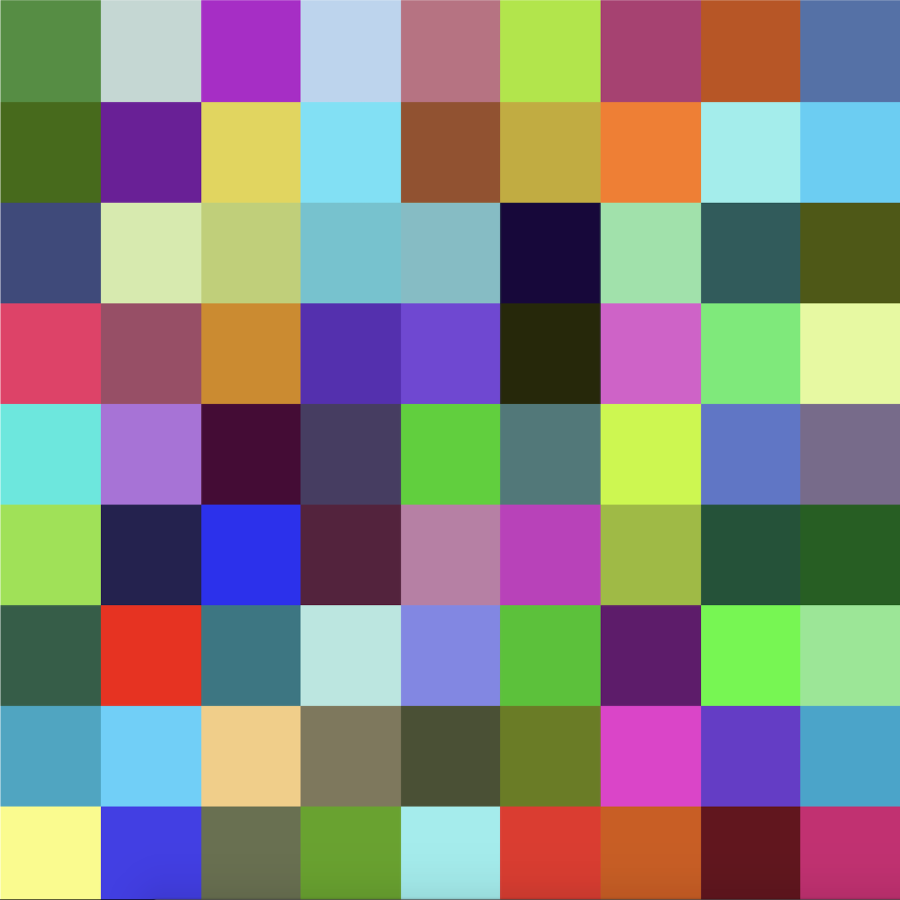
#> input picture arithmetic_logical_ops/images/checkerboard_color.png, 1800 x 1800 px, found by its file name (shown at 1/2 size)
$ python edge_detection.py   (older library calls are emulated)
#> lines starting #> are read from the running program, lines starting #| are printed output that depends on the picture; after the words box and inside, x2 and y2 are one past the last pixel; in counts of white or black regions, pixels touching at a corner belong together
import cv2
import numpy as np
import matplotlib.pyplot as plt

checker = cv2.imread('images/checkerboard_color.png', cv2.IMREAD_GRAYSCALE)
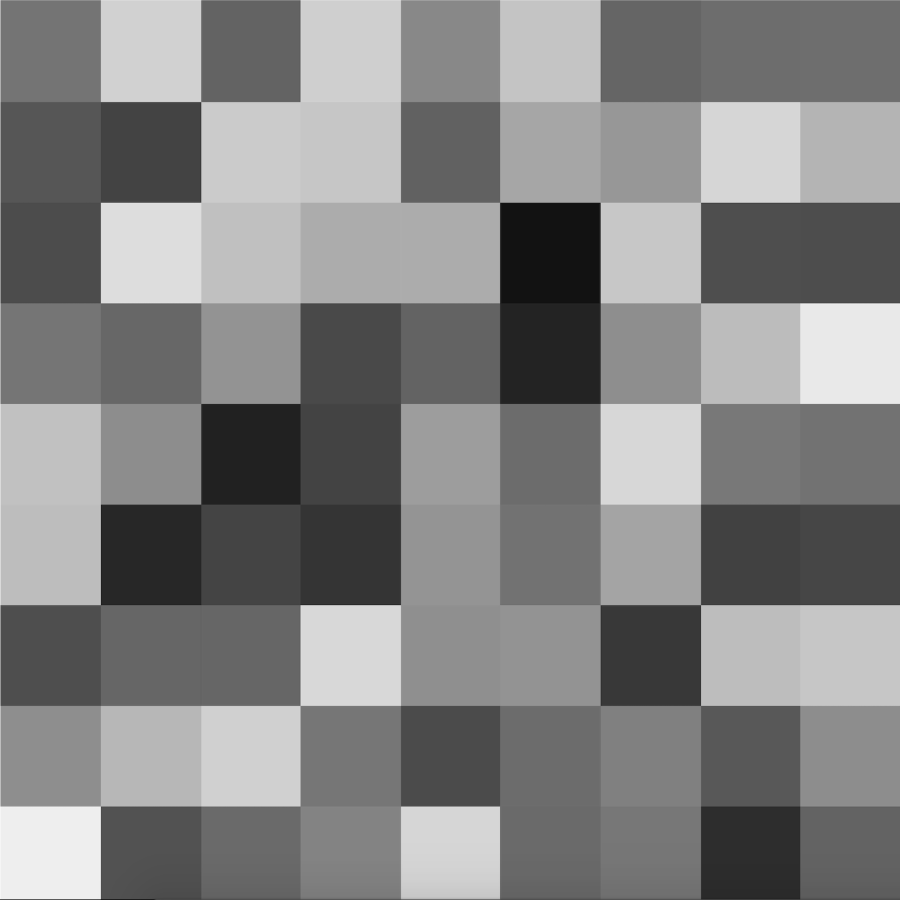
#> checker: shape (1800, 1800) (shown at 1/2 size); min 0, max 252, mean 130.8

plt.figure(figsize=[3, 3])
plt.imshow(checker, cmap='gray')

xkernel = np.array([[-1, 0, 1],
                   [-2, 0, 2],
                   [-1, 0, 1]])
sobel_xfiltered = cv2.filter2D(checker, cv2.CV_64F, xkernel)
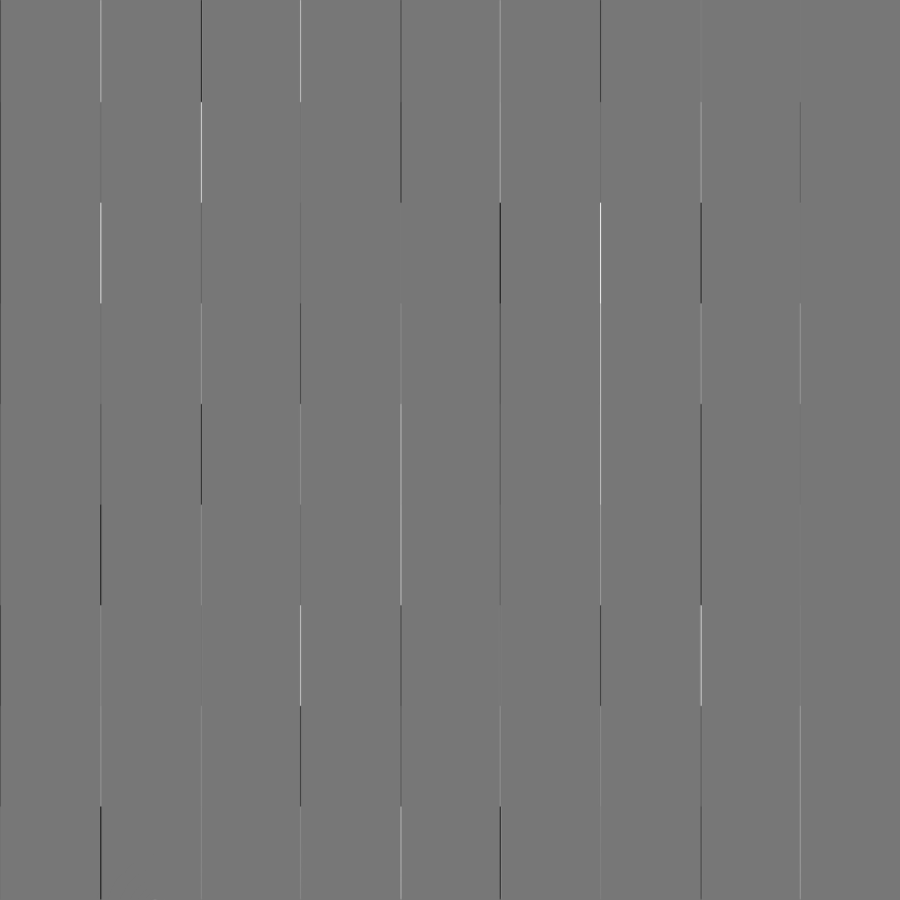
#> sobel_xfiltered: shape (1800, 1800) float64 (shown at 1/2 size); min -697, max 792, mean -0.2; drawn with min black and max white
plt.imshow(sobel_xfiltered, cmap='gray')

# the y-kernel is similar to the x-kernel rotated by 90
ykernel = np.rot90(xkernel)
sobel_yfiltered = cv2.filter2D(checker, cv2.CV_64F, ykernel)
plt.imshow(sobel_yfiltered, cmap='gray')

sobel_filtered = sobel_xfiltered + sobel_yfiltered
plt.imshow(sobel_filtered, cmap='gray')

_, sobel_thresh = cv2.threshold(sobel_filtered, -1, np.max(sobel_filtered), cv2.THRESH_BINARY_INV)
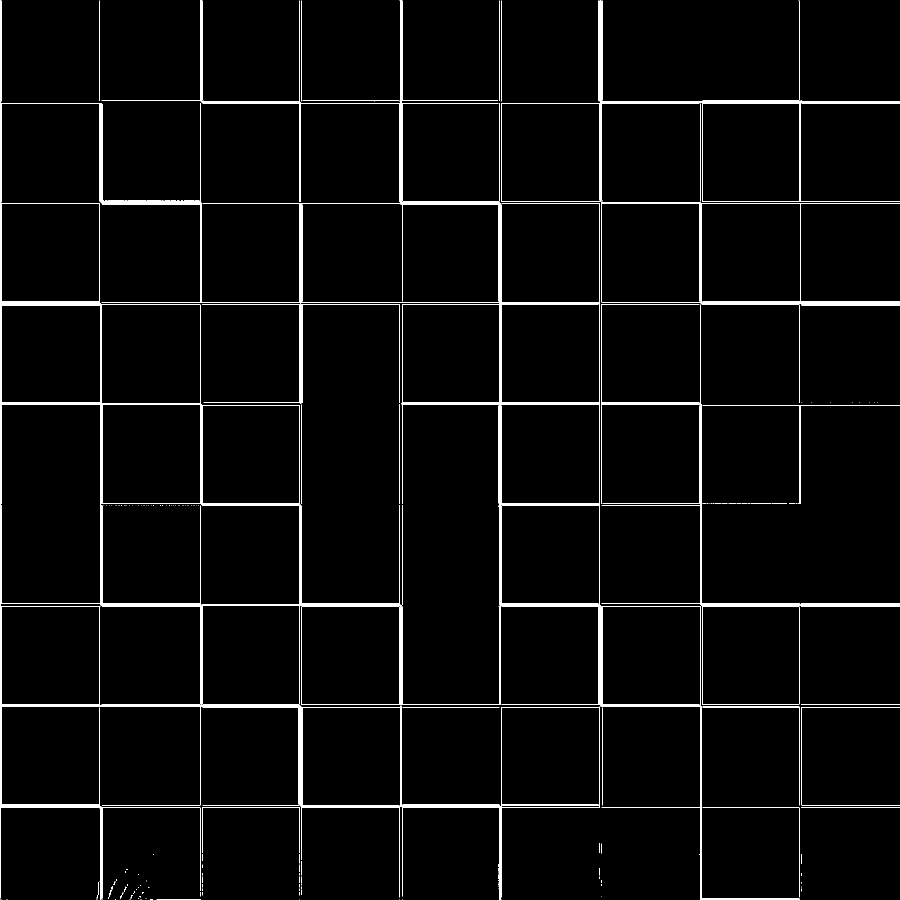
#> sobel_thresh: shape (1800, 1800) float64 (shown at 1/2 size); values 0 (black) and 974 (white), 2.7% white; 211 white regions (147 under 20 px), largest, box (x1, y1, x2, y2) and area: (0, 0, 1600, 1800) 51245, (1002, 0, 1800, 609) 9345, (1202, 608, 1800, 1212) 5352
plt.imshow(sobel_thresh, cmap='gray')

sobelx = cv2.Sobel(checker, cv2.CV_64F, 1, 0, ksize=3) #dx, dy (1, 0)
sobely = cv2.Sobel(checker, cv2.CV_64F, 0, 1, ksize=3) #dx, dy (0, 1)
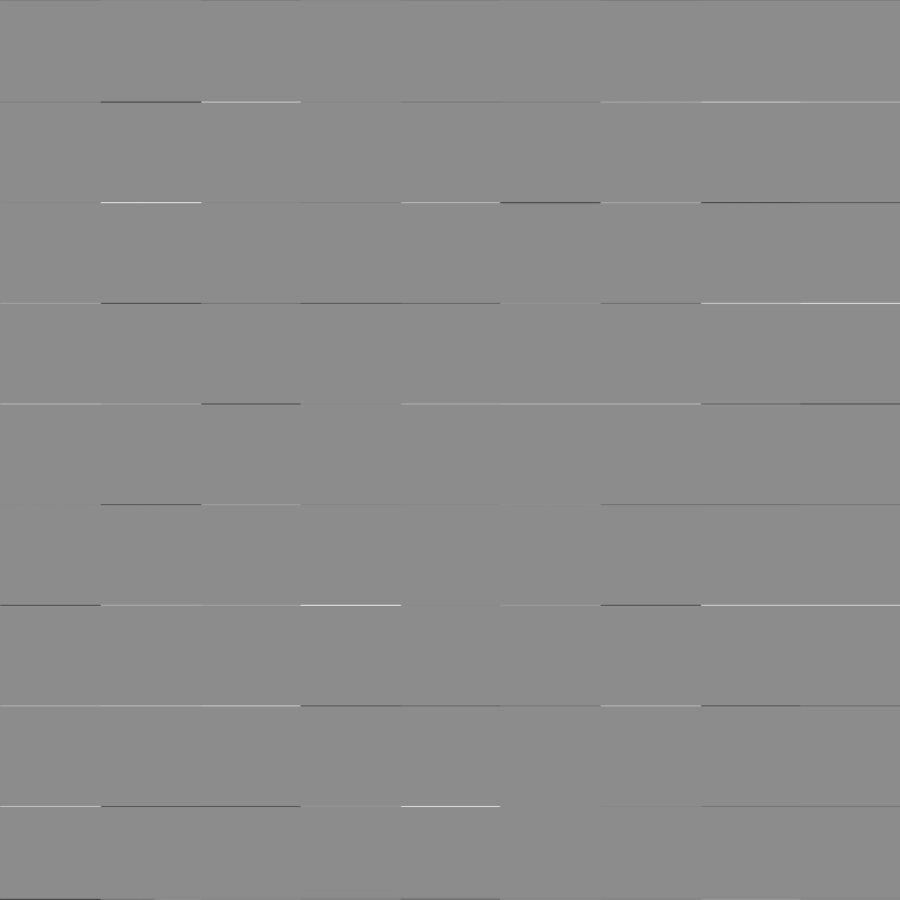
#> sobely: shape (1800, 1800) float64 (shown at 1/2 size); min -974, max 794, mean -0.4; drawn with min black and max white
plt.figure(figsize=[15, 3])
plt.subplot(121); plt.imshow(sobelx, cmap='gray'); plt.title('X - kernel')
plt.subplot(122); plt.imshow(sobely, cmap='gray'); plt.title('Y - kernel')

sobel_full = np.sqrt(sobelx**2 + sobely**2)
plt.imshow(sobel_full, cmap='gray')

_, sobel_thresh = cv2.threshold(sobel_full, 1, np.max(sobel_full), cv2.THRESH_BINARY)
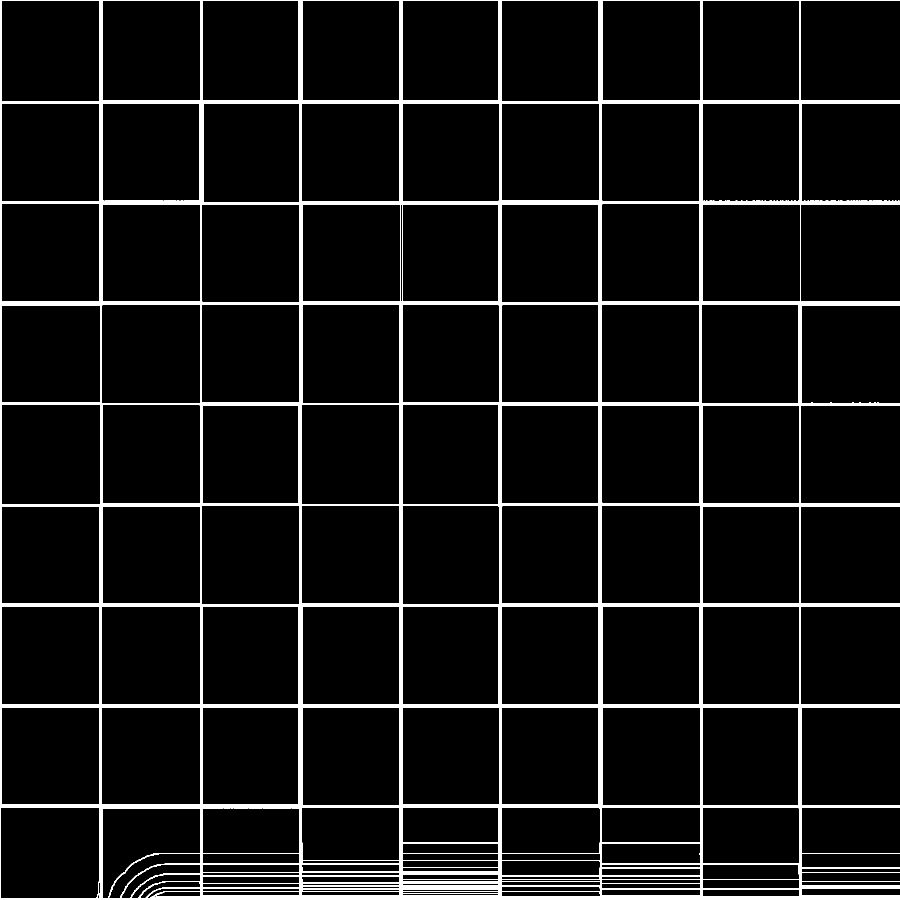
#> sobel_thresh: shape (1800, 1800) float64 (shown at 1/2 size); values 0 (black) and 974 (white), 6.6% white; 1 white region, box (x1, y1, x2, y2) and area: (0, 0, 1800, 1800) 212326
plt.imshow(sobel_thresh, cmap='gray')

xpadded = np.pad(xkernel, (398, 399))

xpadded_fft_shift = np.fft.fftshift(np.fft.fft2(xpadded))
checker_fft_shift = np.fft.fftshift(np.fft.fft2(checker))
plt.figure(figsize=[8, 4])
plt.subplot(121); plt.imshow(np.abs(xpadded_fft_shift), cmap='gray'); #plt.title('X - kernel')
plt.subplot(122); plt.imshow(np.abs(np.log(checker_fft_shift) + 1), cmap='gray'); #plt.title('Y - kernel #np,log is used for visibility

#> (the run stopped early here; a loop or call above may not have finished)

$ run again, with arithmetic_logical_ops/images/colorful_wallpaper.jpg saved as arithmetic_logical_ops/images/checkerboard_color.png
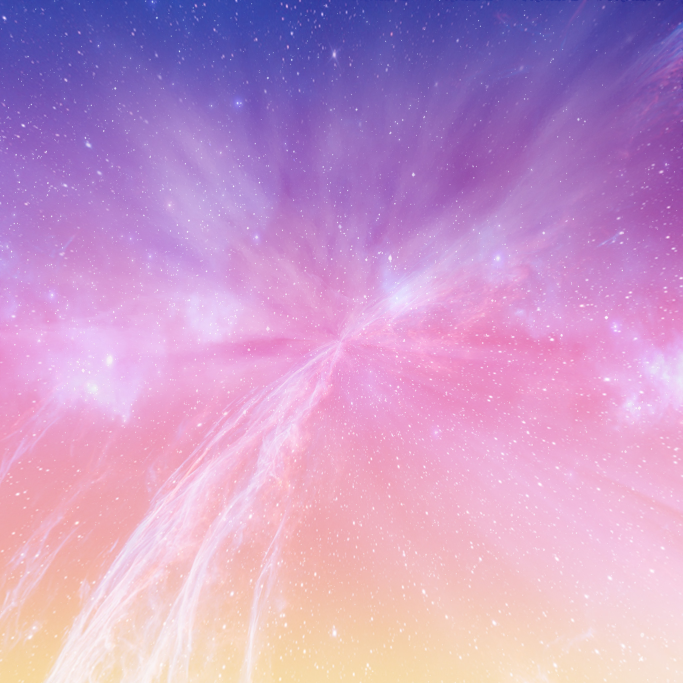
#> input picture arithmetic_logical_ops/images/colorful_wallpaper.jpg, 2048 x 2048 px, found by its file name (shown at 1/3 size)
#> `_, sobel_thresh = cv2.threshold(sobel_filtered, -1, np.max(sobel_filte..`:
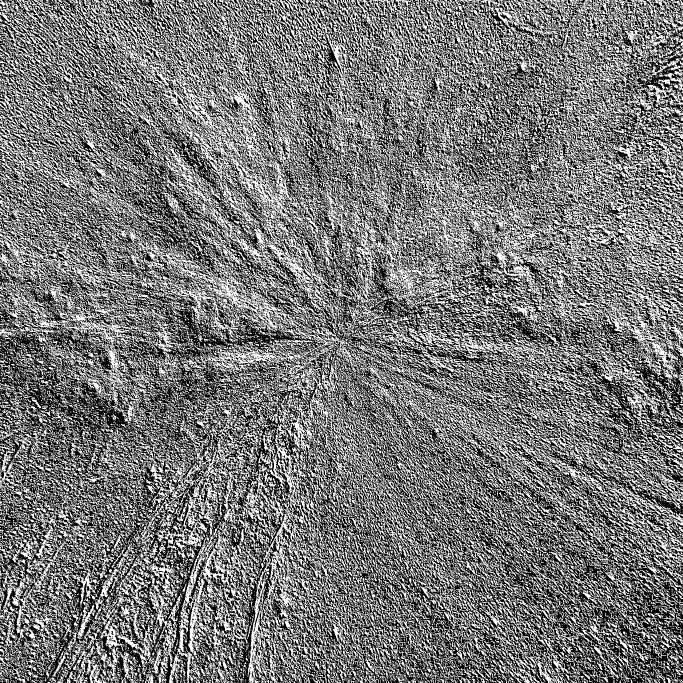
#> sobel_thresh: shape (2048, 2048) float64 (shown at 1/3 size); values 0 (black) and 582 (white), 46.6% white; 25104 white regions (19465 under 20 px), largest, box (x1, y1, x2, y2) and area: (0, 0, 2048, 1666) 905962, (494, 1163, 811, 1683) 36376, (536, 1562, 749, 1988) 19539
#> `_, sobel_thresh = cv2.threshold(sobel_full, 1, np.max(sobel_full), cv2..`:
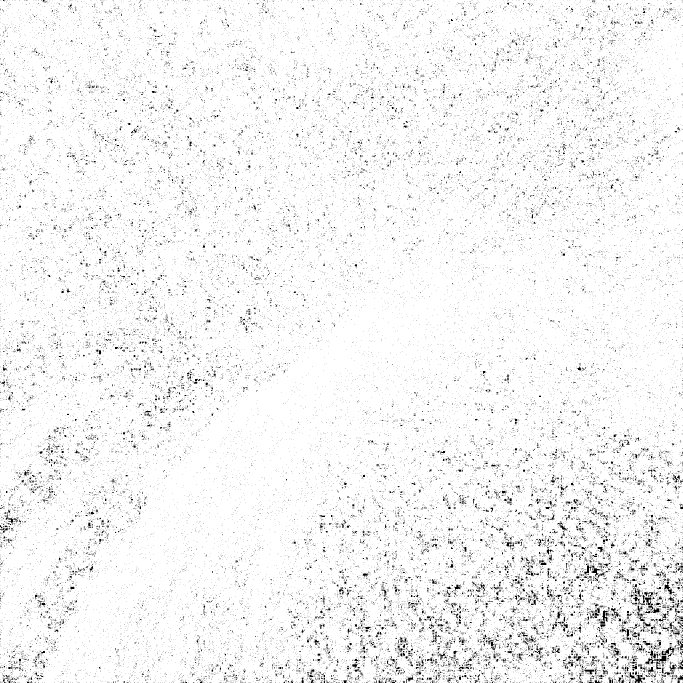
#> sobel_thresh: shape (2048, 2048) float64 (shown at 1/3 size); values 0 (black) and 517.9 (white), 95.7% white; black in thin lines or dots
